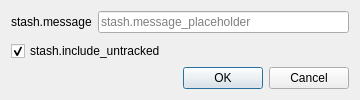
<?xml version="1.0" encoding="UTF-8"?>
<ui version="4.0">
 <class>StashDialog</class>
 <widget class="QDialog" name="StashDialog">
  <property name="minimumSize">
   <size>
    <width>360</width>
    <height>0</height>
   </size>
  </property>
  <property name="windowTitle">
   <string notr="true">stash.title</string>
  </property>
  <layout class="QVBoxLayout" name="mainLayout">
   <item>
    <layout class="QFormLayout" name="formLayout">
     <item row="0" column="0">
      <widget class="QLabel" name="messageLabel">
       <property name="text">
        <string notr="true">stash.message</string>
       </property>
       <property name="buddy">
        <cstring>messageEdit</cstring>
       </property>
      </widget>
     </item>
     <item row="0" column="1">
      <widget class="QLineEdit" name="messageEdit">
       <property name="placeholderText">
        <string notr="true">stash.message_placeholder</string>
       </property>
      </widget>
     </item>
    </layout>
   </item>
   <item>
    <widget class="QCheckBox" name="untrackedCheck">
     <property name="text">
      <string notr="true">stash.include_untracked</string>
     </property>
     <property name="checked">
      <bool>true</bool>
     </property>
    </widget>
   </item>
   <item>
    <widget class="QDialogButtonBox" name="buttonBox">
     <property name="standardButtons">
      <set>QDialogButtonBox::StandardButton::Cancel|QDialogButtonBox::StandardButton::Ok</set>
     </property>
    </widget>
   </item>
  </layout>
 </widget>
 <resources/>
 <connections/>
</ui>
